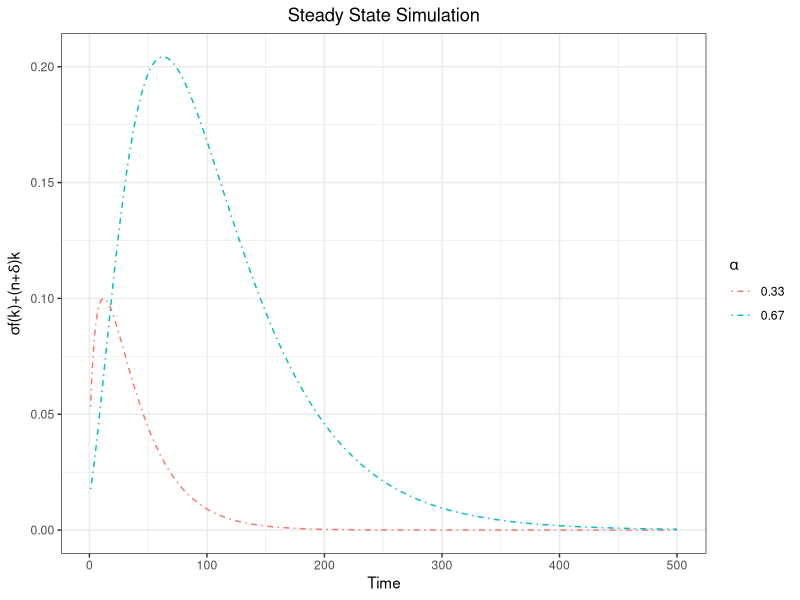

The R source for this figure:
## ---- chunk 1
knitr::opts_chunk$set(echo = TRUE)
library(dplyr)
library(reshape2)
library(ggplot2)
## ---- chunk 2
#given parameters
k0 = 0.05
l0 = 1
sigma = 0.15
n = 0.02
delta = 0.03

## ---- chunk 3
#construct table

#create function calculating wanted result under steady state assuption 
dif.cal = function(alpha){
k = numeric()
l = numeric()
k[1] = k0
l[1] = l0
i = 1
dif = numeric()
dif[1] = 1

#the difference is the loop stop standard, where the difference defined in the note should 
#be 0, but what we want is just to show the convergency not the exact 0
while(!any(dif < 0.00000001)) {
capital = k[i]
labor = l[i]
#update difference, labor and capital for each year
dif[i+1] = sigma*(capital/labor)^alpha - (n+delta)*capital/labor
k[i+1] = k[i] + sigma*(k[i])^(alpha) *(l[i])^(1-alpha) - delta*k[i]
l[i+1] = (1+n)^(i+1)
i = i + 1
}
return(dif)
}

#when alpha = 0.33
dif1 = dif.cal(0.33)[-1]
df1 = data.frame(s = seq_along(dif1[1:500]), dif1[1:500])
colnames(df1) = c('x', 'y')

#when alpha = 0.67
dif2 = dif.cal(0.67)[-1]
df2 = data.frame(s = seq_along(dif2[1:500]), dif2[1:500])
colnames(df2) = c('x', 'z')

#create data frame with long format
df.tot = left_join(df1, df2)

df.long = melt(df.tot, id.vars = 'x')
df.long$variable = c(rep('0.33', 500), rep('0.67', 500))

#create plot(time series)
ggplot(df.long, aes(x = x, y = value, col = variable)) +
  geom_line(linetype = "dotdash") + 
  labs(x = 'Time', y = expression(paste(sigma,
                              'f(k)', "+", "(n+", delta, ')','k', sep = "")), 
       col = expression(alpha), title = "Steady State Simulation") +
  theme_bw() +
  theme(plot.title = element_text(hjust = 0.5))

